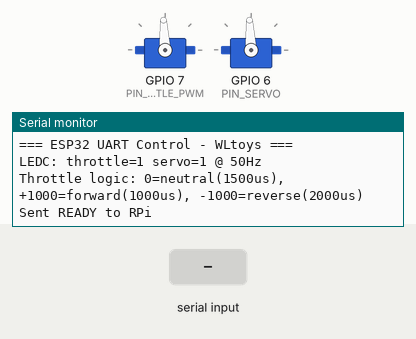
This sketch was run on a simulated ESP32-S3. Parts: 2 × servo, the last lines printed to the serial monitor. The test bench sets the inputs (shaded band). Servo pulses on a pin are drawn as a servo (544–2400 µs = 0–180°).

Above: at 1.4 s.
1.5 s: "T,\n" received over the second serial link
At 2.7 s:
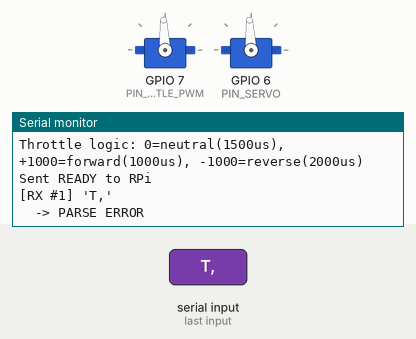
3.0 s: "A,\n" received over the second serial link
At 4.1 s:
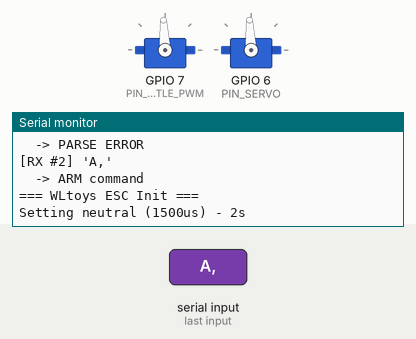
4.5 s: "90,45,200\n" received over the second serial link
At 5.7 s:
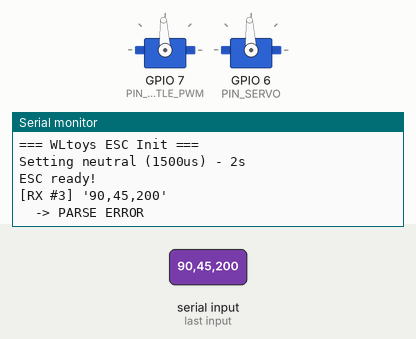

Measured:
- after the input at 1.5 s, the serial monitor: prints a new line at once (image 1)
- after the input at 3.0 s, the serial monitor: prints a new line at once (image 2)
- after the input at 4.5 s, the serial monitor: prints a new line after 0.50 s (image 3)

The sketch:

main.ino
```cpp
#include <Arduino.h>

HardwareSerial &U = Serial1;

// PINY
const int PIN_THROTTLE_PWM = 7;
const int PIN_SERVO        = 6;

const int UART_RX = 20;
const int UART_TX = 21;

// PWM
const int PWM_FREQ = 50;
const int PWM_RES_BITS = 12;

const uint32_t FAILSAFE_MS = 350;

int chThr = -1;
int chSrv = -1;

uint32_t lastPktMs = 0;

int clampi(int v, int lo, int hi){ return v<lo?lo:(v>hi?hi:v); }

void setThrottle(int thr){
  // WLtoys ESC używa odwróconej logiki:
  // 0    -> 1500us (neutral/stop)
  // 1000 -> 1000us (full forward)
  // -1000-> 2000us (full reverse)

  thr = clampi(thr, -1000, 1000);

  // Mapuj: -1000..0..1000 -> 2000us..1500us..1000us
  int us;
  if(thr == 0) {
    us = 1500;  // Neutral
  } else if(thr > 0) {
    // Forward: 1..1000 -> 1499..1000us
    us = 1500 - (thr * 500) / 1000;
  } else {
    // Reverse: -1..-1000 -> 1501..2000us
    us = 1500 + (-thr * 500) / 1000;
  }

  us = clampi(us, 1000, 2000);

  uint32_t top = (1UL << PWM_RES_BITS) - 1;
  uint32_t duty = (uint32_t)((us / 20000.0f) * top);

  ledcWrite(PIN_THROTTLE_PWM, duty);

}

void setSteer(int steer){
  steer = clampi(steer, -1000, 1000);
  int us = 1500 + (steer * 500) / 1000;
  us = clampi(us, 1000, 2000);

  uint32_t top = (1UL << PWM_RES_BITS) - 1;
  uint32_t duty = (uint32_t)((us / 20000.0f) * top);
  ledcWrite(PIN_SERVO, duty);
}

// WLtoys ESC nie wymaga armingu - wystarczy neutral
void armESC(){
  Serial.println("=== WLtoys ESC Init ===");

  // WLtoys ESC startuje na neutral (1500us)
  Serial.println("Setting neutral (1500us) - 2s");
  setThrottle(0);
  delay(2000);

  Serial.println("ESC ready!");
}

// T,<thr>,<steer>,<flags>,<seq>
// UWAGA: thr teraz może być ujemne dla reverse!
bool parseLine(const String &l, int &thr, int &steer, int &flags){
  if (!l.startsWith("T,")) return false;
  int p1=l.indexOf(',',2), p2=l.indexOf(',',p1+1), p3=l.indexOf(',',p2+1);
  if(p1<0||p2<0||p3<0) return false;
  thr=l.substring(2,p1).toInt();
  steer=l.substring(p1+1,p2).toInt();
  flags=l.substring(p2+1,p3).toInt();
  return true;
}

bool parseArmCommand(const String &l){
  return l.startsWith("A,");
}

void setup(){
  Serial.begin(115200);
  U.begin(115200, SERIAL_8N1, UART_RX, UART_TX);

  chThr = ledcAttach(PIN_THROTTLE_PWM, PWM_FREQ, PWM_RES_BITS);
  chSrv = ledcAttach(PIN_SERVO, PWM_FREQ, PWM_RES_BITS);

  // Start z neutral (1500us) - WAŻNE dla WLtoys!
  setThrottle(0);
  setSteer(0);
  lastPktMs = millis();

  Serial.println("\n=== ESP32 UART Control - WLtoys ===");
  Serial.printf("LEDC: throttle=%d servo=%d @ %dHz\n", chThr, chSrv, PWM_FREQ);
  Serial.println("Throttle logic: 0=neutral(1500us), +1000=forward(1000us), -1000=reverse(2000us)");

  delay(200);
  while(U.available()) U.read();

  U.println("READY");
  Serial.println("Sent READY to RPi\n");
}

void loop(){
  static String buf;
  static uint32_t rxCount = 0;

  while(U.available()){
    char c=(char)U.read();

    if(c=='\n'){
      rxCount++;

      Serial.printf("[RX #%lu] '%s'\n", rxCount, buf.c_str());

      // ARM (opcjonalne dla WLtoys)
      if(parseArmCommand(buf)){
        Serial.println("  -> ARM command");
        armESC();
        U.println("ACK,ARMED");
        buf="";
        continue;
      }

      // Control
      int thr=0, steer=0, flags=0;
      if(parseLine(buf, thr, steer, flags)){
        lastPktMs = millis();

        Serial.printf("  -> OK: thr=%d steer=%d flags=%d\n", thr, steer, flags);

        if(flags & 0x01) {
          setThrottle(0);  // Neutral
        } else {
          setThrottle(thr);
        }
        setSteer(steer);

        U.printf("ACK,%lu,%d,%d\n", rxCount, thr, steer);
      } else {
        Serial.println("  -> PARSE ERROR");
      }

      buf="";
    } else if(c!='\r'){
      if(buf.length()<120) buf += c;
    }
  }

  // Failsafe - neutral
  if(millis() - lastPktMs > FAILSAFE_MS){
    setThrottle(0);
    setSteer(0);
  }
}
```
